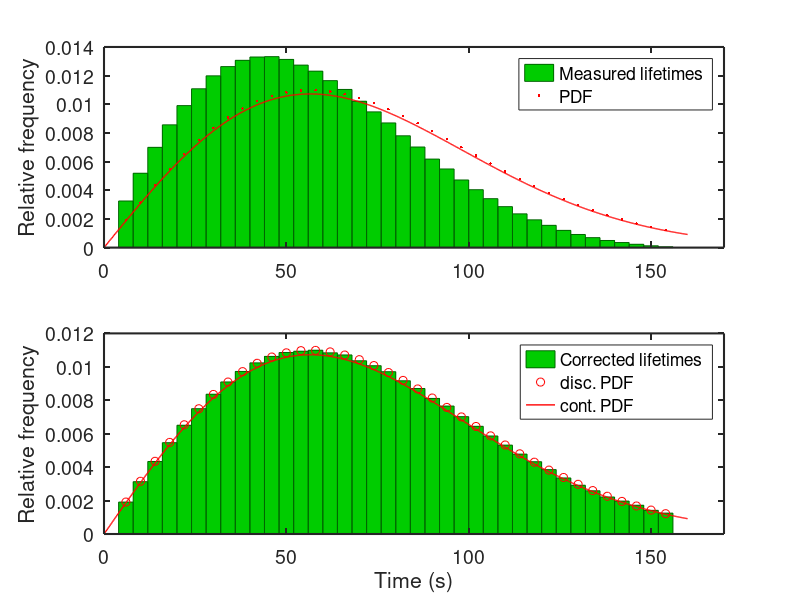
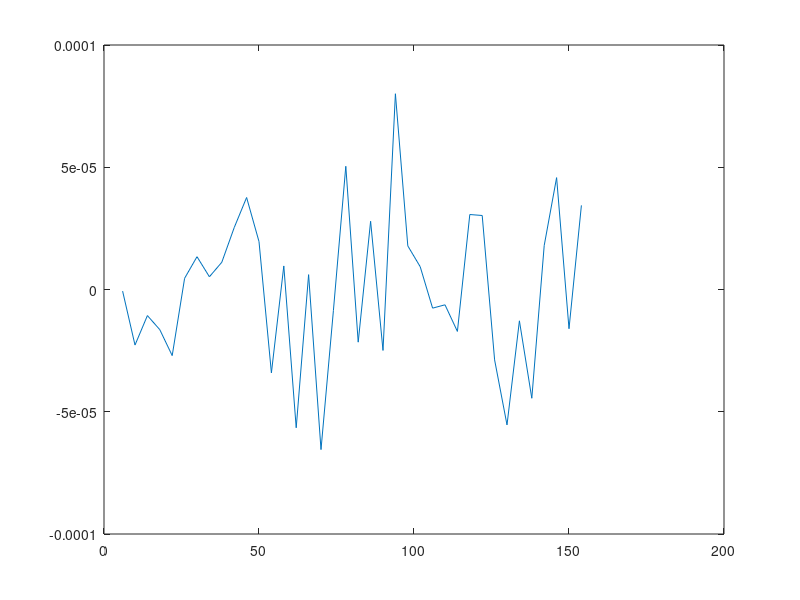

These figures' MATLAB source, in order:
function lifetimeCutoffSimulation()

N = 1e5; % new objects per frame
% N = 5;

% lifetime distribution is modeled as a gamma function
lambda = 80;
k = 2;
lftPDF = @(lambda, k, t) k./lambda.*(t/lambda).^(k-1).*exp(-(t/lambda).^k);
lftCDF = @(lambda, k, t) 1 - exp(-(t/lambda).^k);

% for PDF/CDF calc.
% tmax = lambda*nthroot(-log(1-0.9999), k)

tmin = lambda*nthroot(-log(0.01), k);
fprintf('Time interval to record 99th percentile: %f\n', tmin);

tmax = 160;
framerate = 4;
dt = framerate;
t = dt:dt:tmax;

nFrames = length(t);

% generate theoretical histogram by stepwise integration of the PDF
histTH = diff(lftCDF(lambda, k, dt:dt:t(end)+dt));

% generate PDF for plotting
t_fine = 0:dt/20:tmax;
PDF = lftPDF(lambda, k, t_fine);


samples = cell(1,nFrames);
for n = 1:nFrames

    % generate lifetimes for events starting in current frame
    csamples = lambda*nthroot(-log(1-rand(1,N)), k);
    % cut off at lower frame bound
    %csamples = csamples - mod(csamples, dtf);
    % throw out short (< 1 frame) tracks
    csamples(csamples==0) = []; 

    endTimes = t(n) + csamples;
    endTimes(endTimes > tmax) = [];
    samples{n} = endTimes - t(n);
end
samples = [samples{:}];


% binning for lifetime histogram
ni = histc(samples, t);


% truncate all histograms at last two frames, then normalize
histTH = histTH(1:end-2);
histTH = histTH/sum(histTH*dt);
ni = ni(1:end-2);
t = t(1:end-2);
t_bc = t(2)-dt/2:dt:t(end)+dt/2;



figure;
subplot(2,1,1);
h = bar(t_bc, ni/sum(ni*dt));
set(h, 'BarWidth', 1, 'FaceColor', [0 0.8 0], 'EdgeColor', [0 0.4 0]);
hold on;
plot(t_bc, histTH, 'r.');
plot(t_fine, PDF, 'r', 'LineWidth', 1);
xlim([0 tmax+10]);
ylabel('Relative frequency', 'FontName', 'Helvetica', 'FontSize', 16);
set(gca, 'FontName', 'Helvetica', 'FontSize', 14, 'LineWidth', 1.5, 'Layer', 'top');
legend('Measured lifetimes', 'PDF');


% weights as a function of frame #: w = nFrames ./ (nFrames-(1:nFrames)-1)
% lengths of 'framerate' and 'framerate-1' cannot be measured -> set to zero
w = nFrames ./ (nFrames-2:-1:1);
ni = ni.*w;

% normalize
ni = ni/sum(ni*dt);


subplot(2,1,2);
h = bar(t_bc, ni);
set(h, 'BarWidth', 1, 'FaceColor', [0 0.8 0], 'EdgeColor', [0 0.4 0]);
hold on;
plot(t_bc, histTH, 'ro');
plot(t_fine, PDF, 'r-', 'LineWidth', 1);
xlim([0 tmax+10]);
xlabel('Time (s)', 'FontName', 'Helvetica', 'FontSize', 16);
ylabel('Relative frequency', 'FontName', 'Helvetica', 'FontSize', 16);
set(gca, 'FontName', 'Helvetica', 'FontSize', 14, 'LineWidth', 1.5, 'Layer', 'top');
legend('Corrected lifetimes', 'disc. PDF', 'cont. PDF');
%print('-depsc2', '-r300', 'lifetimeCutoffCorrection.eps');

figure; plot(t_bc, ni-histTH);

